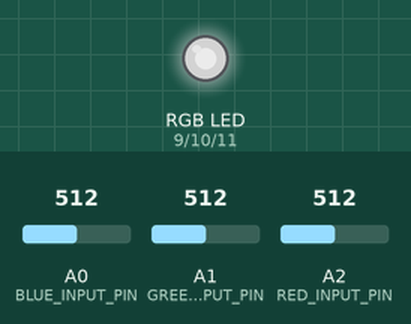
This sketch was run on a simulated Arduino Uno, built with avr-gcc and run on an emulated ATmega328P. Shown: an RGB LED mixed from three pins (HIGH = lit). Inputs (shaded band) come from the test bench; at power-on: A0 (BLUE_INPUT_PIN) = 512, A1 (GREEN_INPUT_PIN) = 512, A2 (RED_INPUT_PIN) = 512. Dim RGB values are drawn brighter than linear.

Above: at 1.2 s.
1.3 s: A0 (BLUE_INPUT_PIN) set to 716
At 1.7 s:
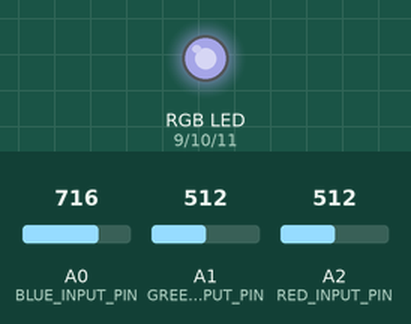
2.8 s: A1 (GREEN_INPUT_PIN) set to 716
At 4.0 s:
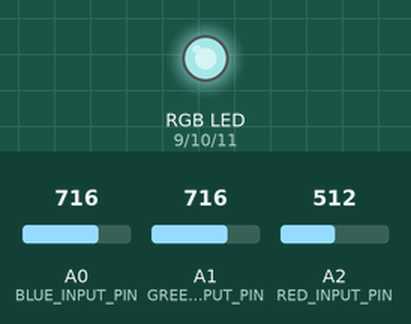
4.3 s: A2 (RED_INPUT_PIN) set to 716
At 5.2 s:
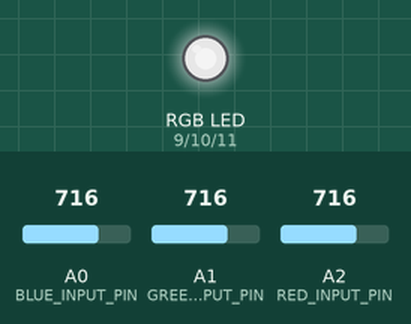
5.8 s: A0 (BLUE_INPUT_PIN) set to 900
At 6.4 s:
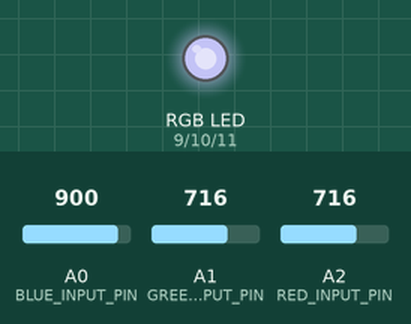
7.3 s: A1 (GREEN_INPUT_PIN) set to 900
At 8.5 s:
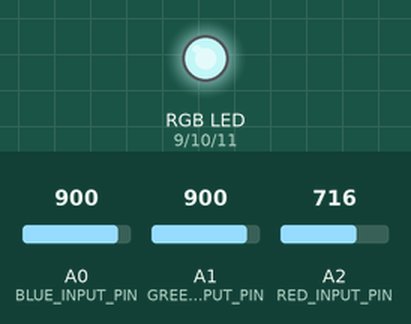
8.8 s: A2 (RED_INPUT_PIN) set to 900
At 9.9 s:
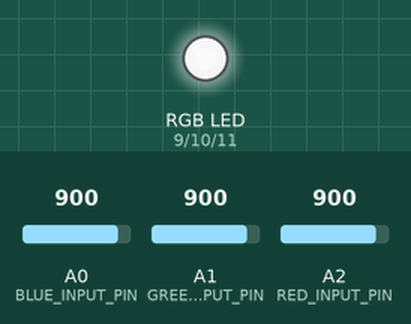
Timing chart, 0 to 11.3 s (numbered marks = the images above; inputs shaded):
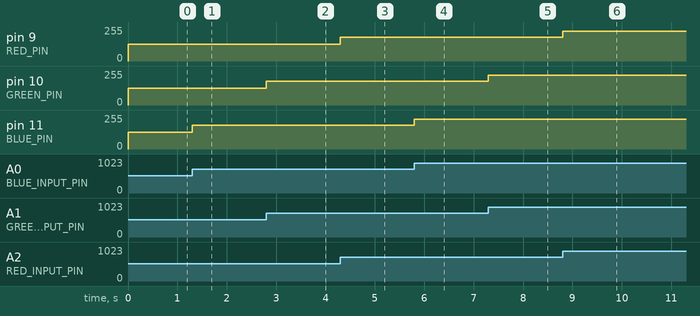

The sketch:

hw1.ino
```cpp
const int BLUE_INPUT_PIN = A0;
const int GREEN_INPUT_PIN = A1;
const int RED_INPUT_PIN = A2;

const int MIN_POT_VALUE = 0;
const int MAX_POT_VALUE = 1023;
const int MIN_PWM_VALUE = 0;
const int MAX_PWM_VALUE = 255;

const int BLUE_PIN = 11;
const int GREEN_PIN = 10;
const int RED_PIN = 9;

void setup() {
  Serial.begin(9600);

  pinMode(BLUE_INPUT_PIN, INPUT);
  pinMode(GREEN_INPUT_PIN, INPUT);
  pinMode(RED_INPUT_PIN, INPUT);

  pinMode(BLUE_PIN, OUTPUT);
  pinMode(GREEN_PIN, OUTPUT);
  pinMode(RED_PIN, OUTPUT);
}

void loop() {
  int bluePotValue = analogRead(BLUE_INPUT_PIN);
  int bluePWMValue = convertPotValueToPWM(bluePotValue);
  analogWrite(BLUE_PIN, bluePWMValue);

  int greenPotValue = analogRead(GREEN_INPUT_PIN);
  int greenPWMValue = convertPotValueToPWM(greenPotValue);
  analogWrite(GREEN_PIN, greenPWMValue);

  int redPotValue = analogRead(RED_INPUT_PIN);
  int redPWMValue = convertPotValueToPWM(redPotValue);
  analogWrite(RED_PIN, redPWMValue);
}

int convertPotValueToPWM (int potValue) {
  // https://www.arduino.cc/en/Tutorial/BuiltInExamples/AnalogInOutSerial
  return map(potValue, MIN_POT_VALUE, MAX_POT_VALUE, MIN_PWM_VALUE, MAX_PWM_VALUE);
}
```

Measured:
- after the input at 1.3 s, pin 11 (BLUE_PIN): 127/255 → 178/255 at once
- after the input at 2.8 s, pin 10 (GREEN_PIN): 127/255 → 178/255 at once
- after the input at 4.3 s, pin 9 (RED_PIN): 127/255 → 178/255 at once
- after the input at 5.8 s, pin 11 (BLUE_PIN): 178/255 → 224/255 at once
- after the input at 7.3 s, pin 10 (GREEN_PIN): 178/255 → 224/255 at once
- after the input at 8.8 s, pin 9 (RED_PIN): 178/255 → 224/255 at once
